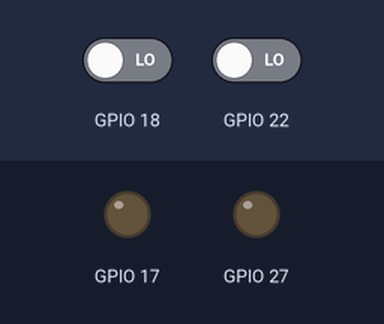
The program below on a simulated Raspberry Pi (BCM pin numbers). Shown: output pins drawn as LEDs (lit = HIGH). Inputs (shaded band) come from the test bench; at power-on: GPIO 18 LOW, GPIO 22 LOW. Databases and web services accept everything at once and return nothing; the clock reads 2024-03-15 10:24:30 at power-on unless the program sets it; what the program prints to the terminal is not drawn.

Above: at 5.0 s.
5.1 s: GPIO 18 driven HIGH
Timing chart, 0 to 8.1 s (numbered marks = the images above; inputs shaded):
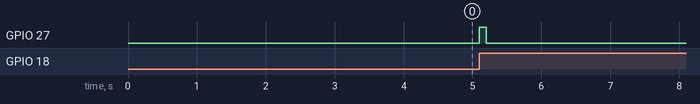

The program:

pulsador.py
```python
#!/usr/bin/python
import MySQLdb
import subprocess as sp
import RPi.GPIO as GPIO
import time
import datetime

#Preparem la base de dades
db=MySQLdb.connect("localhost","raspi","r4sp1","raspi")
cursor=db.cursor()

GPIO.setmode(GPIO.BCM)
GPIO.setwarnings(False)
GPIO.setup(22, GPIO.IN)
GPIO.setup(18, GPIO.IN)
GPIO.setup(17, GPIO.OUT)
GPIO.setup(27, GPIO.OUT)

GPIO.output(17, False)
GPIO.output(27, False)

tmp=sp.call('clear',shell=True)
#initialise a previous input variable to 0 (assume button not pressed last)
prev_input = 0
ts=inici=time.time()
st = datetime.datetime.fromtimestamp(inici).strftime('%d-%m-%Y %H:%M:%S')
print ("Iniciat a les "+st)
while (time.time()< ts+60):  #El proces acabara 5 segons despres de la ultima pulsacio

#take a reading
	input = GPIO.input(22) or GPIO.input(18)
	#input = GPIO.input(18)

#if the last reading was low and this one high, print
	if ((not prev_input) and input): #
                ts=time.time()
                hora = datetime.datetime.fromtimestamp(ts).strftime('%d-%m-%Y %H:%M:%S')
		if GPIO.input(22):
			pulsador="1"
		else:
			pulsador="2"
		sql="INSERT INTO pulsador (instant,pulsador,hora) VALUES ('" + str(ts) + "','" + str(pulsador) + "','" + str(hora) + "')"
#		print(sql)
#		print(input)
		try:
			cursor.execute(sql)
			db.commit()
		except:
			db.rollback()
                #st = datetime.datetime.fromtimestamp(ts).strftime('%d-%m-%Y %H:%M:%S')
		print("Pulsador "+str(pulsador)+" premut a l'instant "+str(hora))
		if GPIO.input(22):
			GPIO.output(17, True)
			time.sleep(0.1)
			GPIO.output(17, False)
		if GPIO.input(18):
			GPIO.output(27, True)
			time.sleep(0.1)
			GPIO.output(27, False)

#update previous input
	prev_input = input

#slight pause to debounce
	time.sleep(0.001)
GPIO.cleanup()
final=time.time()
st = datetime.datetime.fromtimestamp(final).strftime('%Y-%m-%d %H:%M:%S')
db.close()
print ("Finalitzat a les "+st)
```

Measured:
- after the input at 5.1 s, GPIO 27: LOW → HIGH at once, → LOW 0.10 s later
